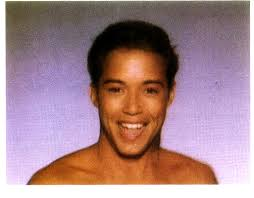
//> input picture input.jpeg, 254 x 198 px
$ ./main ../input.jpeg   (built with g++ and OpenCV 4)
//> lines starting //> are read from the running program, lines starting //| are printed output that depends on the picture; after the words box and inside, x2 and y2 are one past the last pixel; in counts of white or black regions, pixels touching at a corner belong together
//> further down, imageMat is the input picture: 198 rows x 254 cols, CV_8UC3; mean B, G, R 139.5, 134.3, 166.6
### dip_final/LineSegment.h
#include <opencv2/opencv.hpp>
#include <iostream>

void RGBimage2binary(const cv::Mat& imageMat, cv::Mat& binaryMat, const size_t binaryThreshold)
{
//> called with binaryThreshold = 100
    //Grayscale matrix
    cv::Mat grayscaleMat(imageMat.size(), CV_8U);

    //Convert BGR to Gray
    cv::cvtColor( imageMat, grayscaleMat, CV_BGR2GRAY );
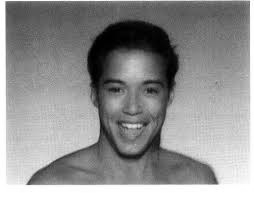
//> grayscaleMat: 198 rows x 254 cols, CV_8UC1; min 0, max 255, mean 144.6

    //Apply thresholding
    cv::threshold(grayscaleMat, binaryMat, binaryThreshold, 255, cv::THRESH_BINARY);
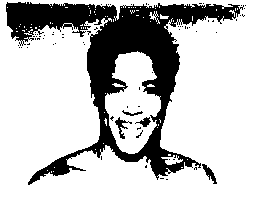
//> binaryMat: 198 rows x 254 cols, CV_8UC1; 75.3% white; 70 black regions (65 under 20 px), largest, box (x1, y1, x2, y2) and area: (6, 2, 244, 185) 11939, (115, 117, 132, 139) 110, (202, 164, 217, 184) 109, (135, 117, 151, 127) 71, (122, 110, 143, 116) 47

}

// [21 lines left out: function DrawLineSeg, not called in this run]

### dip_final/main.cpp
#include <opencv2/opencv.hpp>
#include <iostream>
#include "LineSegment.h"

int main (int argc, char **argv)
{

    if (argc != 2)
    {
            std::cout << "USE: " << argv[0] << " <file_path>" << std::endl;
            return 1;
    }

    //Our color image
    cv::Mat imageMat = cv::imread(argv[1], CV_LOAD_IMAGE_COLOR);
    if (imageMat.empty())
    {
            std::cerr << "ERROR: Could not read image " << argv[1] << std::endl;
            return 1;
    }

    //Binary image
    cv::Mat binaryMat(imageMat.size(), CV_8U);

    RGBimage2binary(imageMat, binaryMat, 100);

    //Show the results
    cv::namedWindow("Output", cv::WINDOW_AUTOSIZE);
    cv::imshow("Output", binaryMat);

    cv::waitKey(0);
}

// [37 lines of commented-out code are left out]

$ run again, on Chris_Hemsworth_by_Gage_Skidmore.jpg
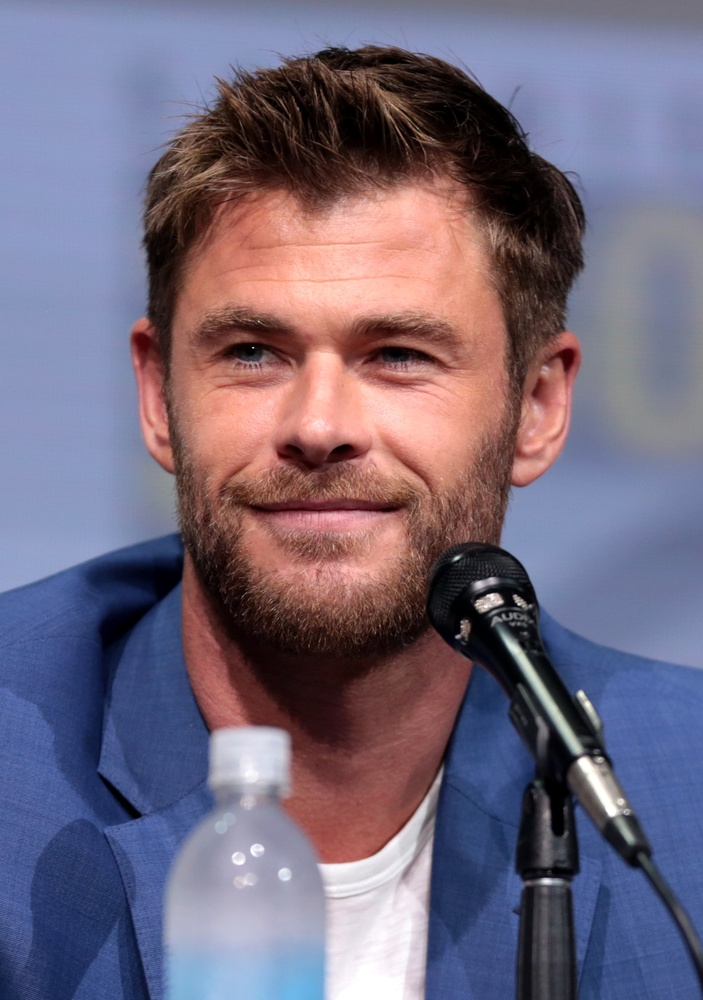
//> input picture Chris_Hemsworth_by_Gage_Skidmore.jpg, 703 x 1000 px, shrunk from 1816 x 2584 before the run
//> imageMat is the input picture: 1000 rows x 703 cols, CV_8UC3; mean B, G, R 124.4, 104.8, 115
//> in RGBimage2binary, `cv::cvtColor( imageMat, grayscaleMat, CV_BGR2GRAY );`:
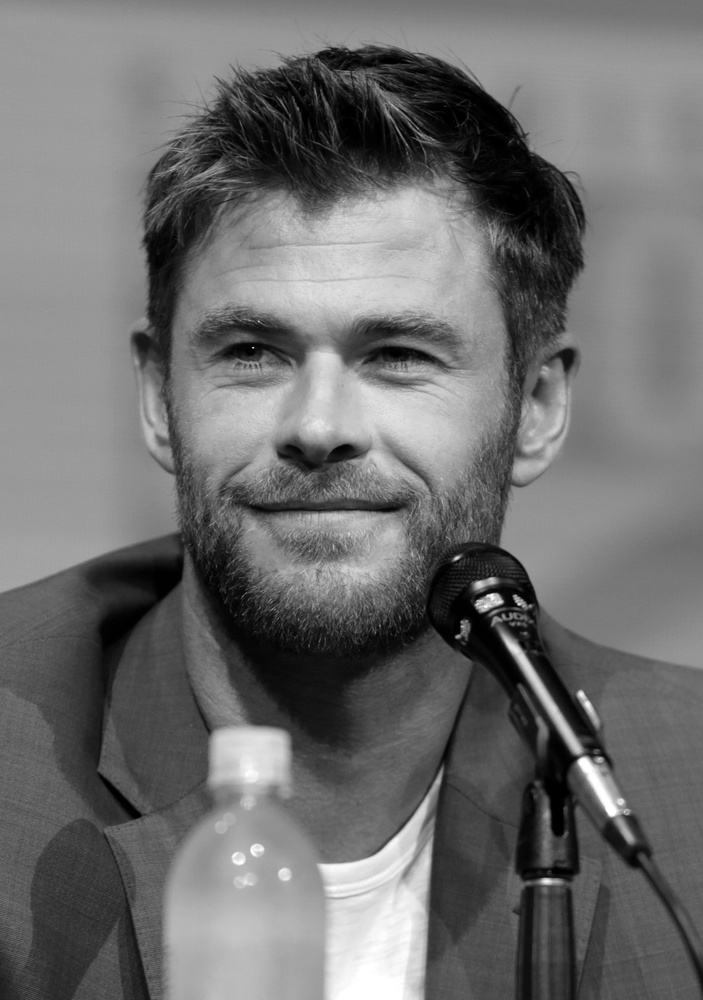
//> grayscaleMat: 1000 rows x 703 cols, CV_8UC1; min 0, max 255, mean 110.1
//> in RGBimage2binary, `cv::threshold(grayscaleMat, binaryMat, binaryThreshold, 255, cv::THRES..`:
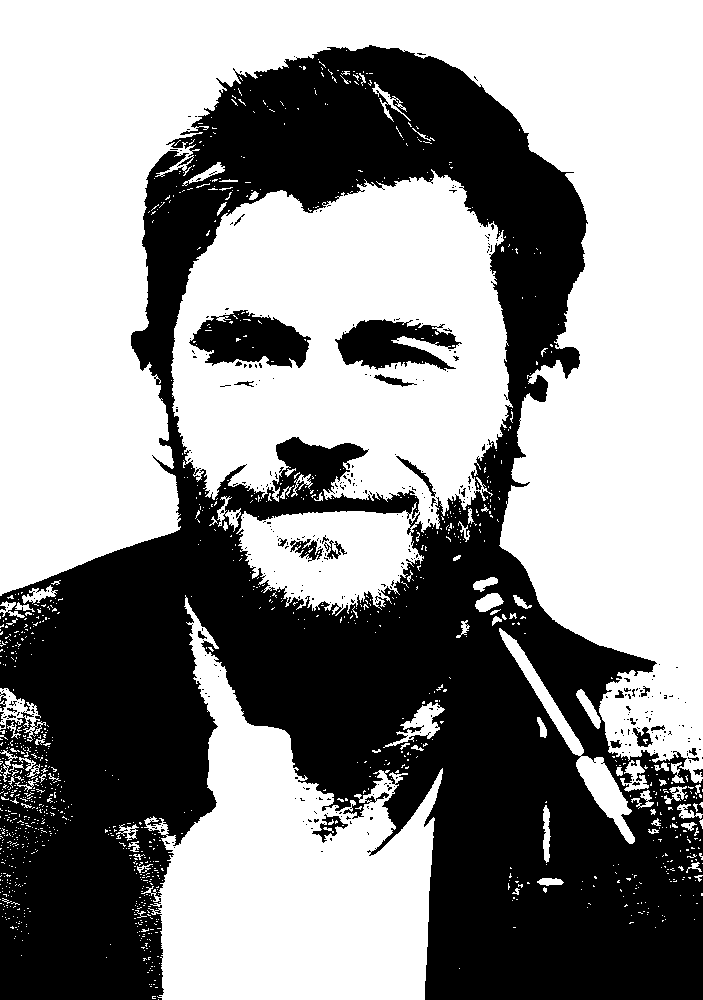
//> binaryMat: 1000 rows x 703 cols, CV_8UC1; 57% white; 369 black regions (340 under 20 px), largest, box (x1, y1, x2, y2) and area: (0, 45, 703, 1000) 290501, (189, 310, 311, 368) 4499, (335, 319, 462, 371) 3866
